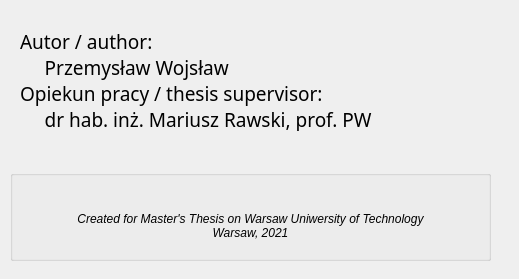
    <widget class="QWidget" name="scrollAreaWidgetContents_3">
     <property name="geometry">
      <rect>
       <x>0</x>
       <y>0</y>
       <width>519</width>
       <height>279</height>
      </rect>
     </property>
     <widget class="QLabel" name="generalLabel">
      <property name="geometry">
       <rect>
        <x>20</x>
        <y>30</y>
        <width>481</width>
        <height>101</height>
       </rect>
      </property>
      <property name="font">
       <font>
        <family>aakar</family>
        <pointsize>14</pointsize>
        <weight>50</weight>
        <bold>false</bold>
       </font>
      </property>
      <property name="text">
       <string>Autor / author:
     Przemysław Wojsław
Opiekun pracy / thesis supervisor: 
     dr hab. inż. Mariusz Rawski, prof. PW</string>
      </property>
     </widget>
     <widget class="QGroupBox" name="predefinedGroup_3">
      <property name="enabled">
       <bool>true</bool>
      </property>
      <property name="geometry">
       <rect>
        <x>10</x>
        <y>170</y>
        <width>481</width>
        <height>91</height>
       </rect>
      </property>
      <property name="title">
       <string/>
      </property>
      <property name="flat">
       <bool>false</bool>
      </property>
      <property name="checkable">
       <bool>false</bool>
      </property>
      <widget class="QLabel" name="predefinedDescription_3">
       <property name="enabled">
        <bool>true</bool>
       </property>
       <property name="geometry">
        <rect>
         <x>0</x>
         <y>20</y>
         <width>481</width>
         <height>71</height>
        </rect>
       </property>
       <property name="font">
        <font>
         <weight>50</weight>
         <italic>true</italic>
         <bold>false</bold>
        </font>
       </property>
       <property name="text">
        <string>Created for Master's Thesis on Warsaw Uniwersity of Technology
Warsaw, 2021</string>
       </property>
       <property name="alignment">
        <set>Qt::AlignCenter</set>
       </property>
      </widget>
     </widget>
    </widget>
